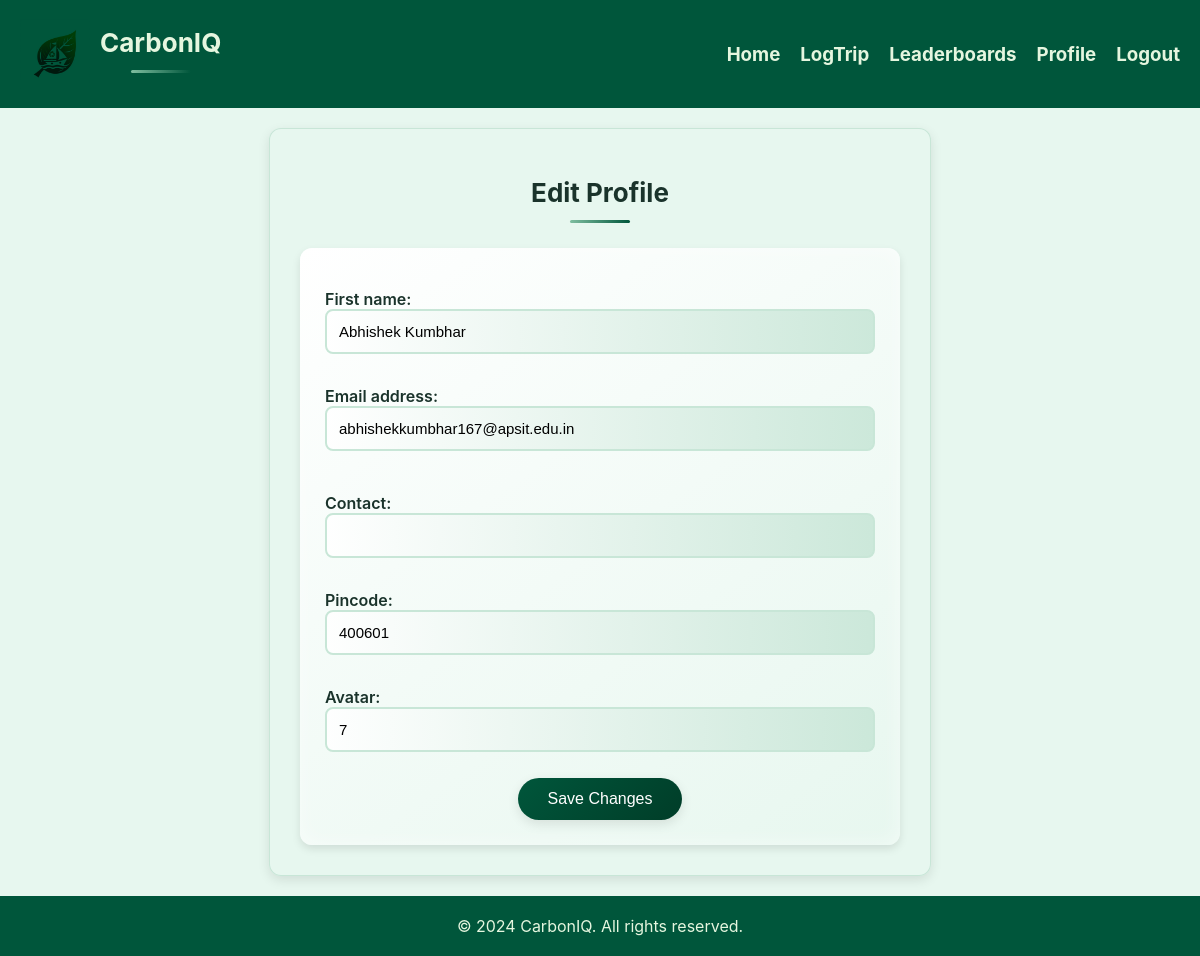
/edit_profile/2/ (signed in), run on an earlier commit of the app's database.
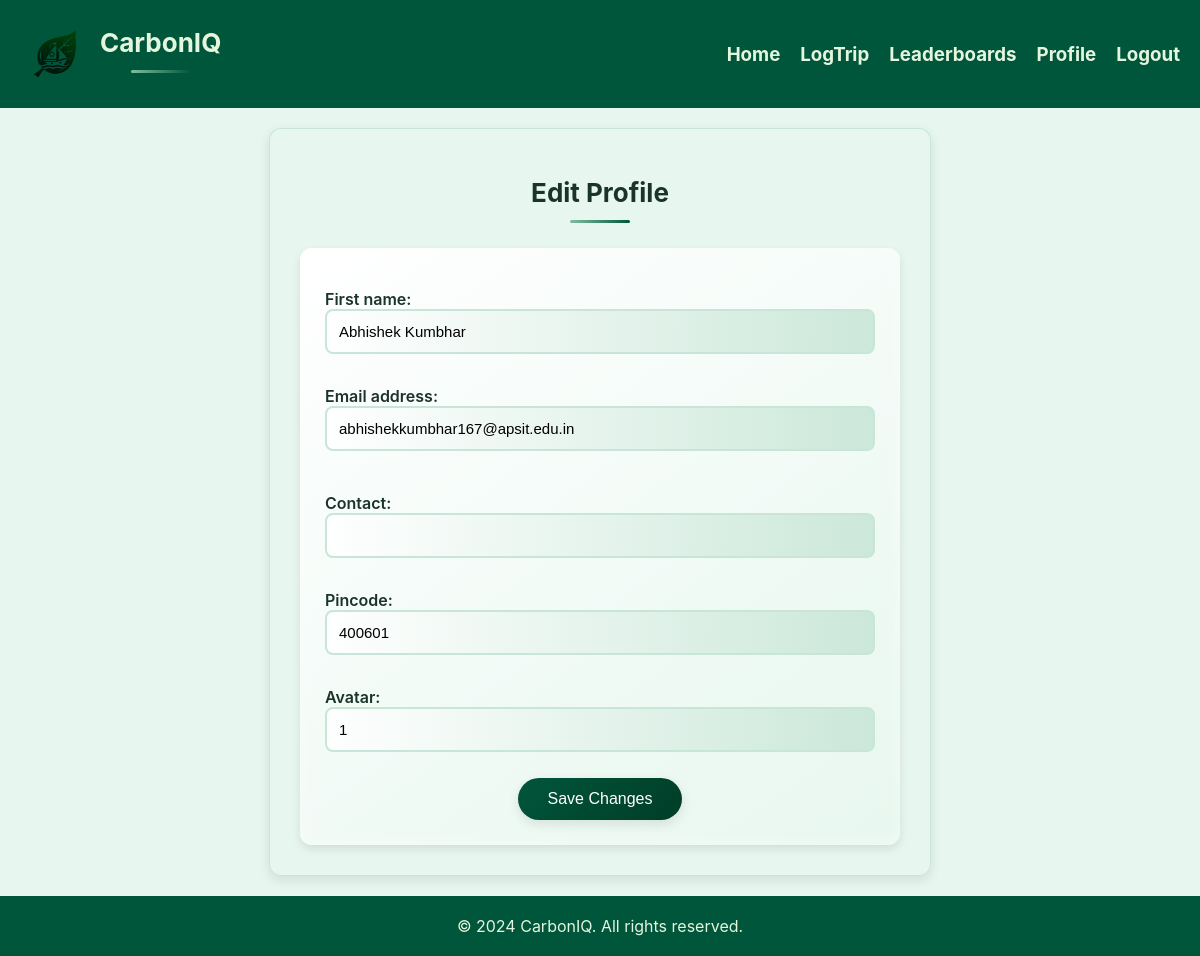
And on a later commit of the database.
### authapp/models.py (models this page shows, shortened)
class UserProfile(models.Model):
    user = models.OneToOneField(User, on_delete=models.CASCADE)
    forgot_password_token = models.CharField(max_length=255, blank=True, null=True)
    pincode = models.CharField(max_length=30, blank=True, null=True)
    contact = models.IntegerField(blank=True,null=True)
    avatar = models.CharField(max_length=1000, blank=True, null=True)

### authapp/views.py (the view)
# urls.py: path('edit_profile/<int:user_id>/', aviews.edit_profile, name='edit_profile'),
@login_required(login_url='login')
def edit_profile(request, user_id):
    user = get_object_or_404(User, id=user_id)
    profile, created = UserProfile.objects.get_or_create(user=user)
    if request.method == 'POST':
        user_form = UserForm(request.POST, instance=user)
        profile_form = UserProfileForm(request.POST, request.FILES, instance=profile)
        if user_form.is_valid() and profile_form.is_valid():
            user_form.save()
            profile_form.save()
            return redirect('view_profile', user_id=user.id)
    else:
        user_form = UserForm(instance=user)
        profile_form = UserProfileForm(instance=profile)
    context = {
        'user_form': user_form,
        'profile_form': profile_form,
    }
    return render(request, 'authapp/edit_profile.html', context)

### authapp/forms.py
class UserForm(forms.ModelForm):
    class Meta:
        model = User
        fields = ['first_name', 'email']

class UserProfileForm(forms.ModelForm):
    class Meta:
        model = UserProfile
        fields = ['contact','pincode','avatar']

### templates/authapp/edit_profile.html (shortened to what this page needs)
{% extends 'mainapp/base.html' %}
{% load static %}
{% block extra_head %}
<link rel="stylesheet" href="{% static 'css/editprofile.css'%}">
{% endblock %}
{% block content %}
    <div class="container">
        <h1>Edit Profile</h1>
        <form method="post" enctype="multipart/form-data">
            <div class="form-group">
                {{ user_form.as_p }}
            </div>
            <div class="form-group">
                {{ profile_form.as_p }}
            </div>
            <button type="submit">Save Changes</button>
        </form>
    </div>
{% endblock %}

What changed in the data, as far as the page shows it:
changed UserProfile: avatar "7" → "1"
